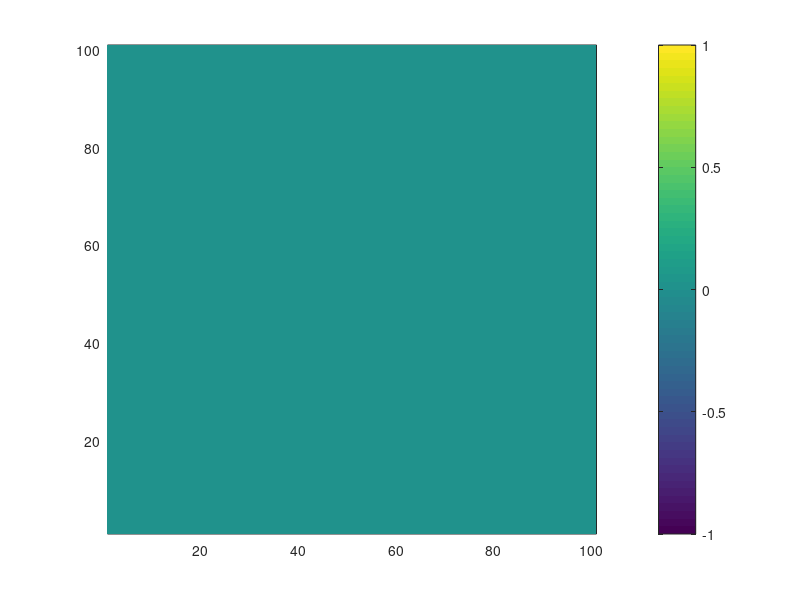

MATLAB code for this plot: (Note: this script raises an error after producing the figure.)
clear();
w = 2*pi*1e9;
c = 299792458;
lambda = 2*pi*c/w;
mu = 4*pi*1e-7;
eps = 1/(c^2*mu);
delta_x = lambda/50;
delta_t = 0.5*delta_x/c;

gridsize = 100;
plotspeed = 3;
tolerance = 1e-15;
m = 2.5;
pmlwidth = 10;

%initialize with blank frame
ez_grid = zeros(gridsize + 1);
ez_x = zeros(gridsize + 1);
ez_y = zeros(gridsize + 1);

hy_grid = zeros(gridsize);
hx_grid = zeros(gridsize);

% testing reflective error of pml
large_ez = zeros(gridsize*3+1);
large_hy = zeros(gridsize*3);
large_hx = zeros(gridsize*3);

% build array of coeffs
eta = sqrt(mu/eps);
sig_e = -log(tolerance)*(m+1)/(2*eta*pmlwidth*delta_x);
sig_m = sig_e*eta*eta;

ca_x = ones(gridsize+1, 1)*delta_t/eps;
cb_x = ones(gridsize+1, 1)*eps/delta_t;
ca_y = ones(gridsize+1, 1)*delta_t/eps;
cb_y = ones(gridsize+1, 1)*eps/delta_t;

da_x = ones(gridsize, 1)*delta_t/mu;
db_x = ones(gridsize, 1)*mu/delta_t;
da_y = ones(gridsize, 1)*delta_t/mu;
db_y = ones(gridsize, 1)*mu/delta_t;


% arrays for pml boundary resable in square grid and uniform boundary
% widths, coeffs increase corresponding to index
% (x)/pmlwidth
for x=1:pmlwidth
    ca_x(pmlwidth + 2 - x, 1) = 1/(eps/delta_t+(sig_e*((x - 1)/pmlwidth).^m)/2);
    ca_x(gridsize - pmlwidth + x, 1) = 1/(eps/delta_t+(sig_e*((x - 1)/pmlwidth).^m)/2); % change index
    cb_x(pmlwidth + 2 - x, 1) = (eps/delta_t-(sig_e*((x - 1)/pmlwidth).^m)/2);
    cb_x(gridsize - pmlwidth + x, 1) = (eps/delta_t-(sig_e*((x - 1)/pmlwidth).^m)/2); % change index

    ca_y(pmlwidth + 2 - x, 1) = 1/(eps/delta_t+(sig_e*((x - 1)/pmlwidth).^m)/2);
    ca_y(gridsize - pmlwidth + x, 1) = 1/(eps/delta_t+(sig_e*((x - 1)/pmlwidth).^m)/2); % change index 
    cb_y(pmlwidth + 2 - x, 1) = (eps/delta_t-(sig_e*((x - 1)/pmlwidth).^m)/2);
    cb_y(gridsize - pmlwidth + x, 1) = (eps/delta_t-(sig_e*((x - 1)/pmlwidth).^m)/2); % change index
        
    da_x(pmlwidth + 1 - x, 1) = 1/(mu/delta_t+sig_m*((x - 0.5)/pmlwidth).^m/2);
    da_x(gridsize - pmlwidth + x, 1) = 1/(mu/delta_t+sig_m*((x - 0.5)/pmlwidth).^m/2);
    da_y(pmlwidth + 1 - x, 1) = 1/(mu/delta_t+sig_m*((x - 0.5)/pmlwidth).^m/2); % change index
    da_y(gridsize - pmlwidth + x, 1) = 1/(mu/delta_t+sig_m*((x - 0.5)/pmlwidth).^m/2);
    
    db_x(pmlwidth + 1 - x, 1) = (mu/delta_t-sig_m*((x - 0.5)/pmlwidth).^m/2); 
    db_x(gridsize - pmlwidth + x, 1) = (mu/delta_t-sig_m*((x - 0.5)/pmlwidth).^m/2); 
    db_y(pmlwidth + 1 - x, 1) = (mu/delta_t-sig_m*((x - 0.5)/pmlwidth).^m/2); 
    db_y(gridsize - pmlwidth + x, 1) = (mu/delta_t-sig_m*((x - 0.5)/pmlwidth).^m/2); 
end

% initial frame
imagesc(ez_grid);
pcolor(ez_grid');
shading flat;
% surf(ez_grid, 'edgecolor', 'none');
view(2);
daspect([1,1,1]);
colorbar;
clim([-0.2,0.2]);
getframe;
pause(0.1*plotspeed)


for t=1:300
    %update e with previous e data and 1/2 frame data of h
    
    % soft source
    for x=2:gridsize
        for y=2:gridsize
            ez_x(x,y) = ca_y(y, 1)*(cb_y(y, 1)*ez_x(x,y)+(hx_grid(x,y-1)-hx_grid(x,y))/delta_x);
            ez_y(x,y) = ca_x(x, 1)*(cb_x(x, 1)*ez_y(x,y)+(hy_grid(x,y)-hy_grid(x-1,y))/delta_x);
            ez_grid(x,y) =  ez_y(x,y) + ez_x(x,y);
        end
    end
    ez_grid(gridsize/2,gridsize/2) = exp(-((t-100)/30)^2)*sin(w*(t-100)*delta_t) + ez_grid(gridsize,gridsize);

    % update h with previous h data and 1/2 frame data of e
    for x=1:gridsize
        for y=1:gridsize
            hy_grid(x,y) = da_x(x, 1)*(db_x(x, 1)*hy_grid(x,y)+(ez_grid(x+1,y)-ez_grid(x,y))/delta_x);
            hx_grid(x,y) = da_y(y, 1)*(db_y(y, 1)*hx_grid(x,y)+(ez_grid(x,y)-ez_grid(x,y+1))/delta_x);
        end
    end


    for x=2:gridsize*3
        for y=2:gridsize*3
            large_ez(x,y) = delta_t/(delta_x*eps)*(large_hy(x,y)-large_hy(x-1,y)-large_hx(x,y)+large_hx(x,y-1))+large_ez(x,y);
        end
    end
    
    large_ez(gridsize*3/2,gridsize*3/2) = large_ez(gridsize*3/2, gridsize*3/2) + exp(-((t-100)/30)^2)*sin(w*(t-100)*delta_t);
    
    for x=1:gridsize*3
        for y=1:gridsize*3
            large_hy(x,y) = large_hy(x,y)+delta_t/(delta_x*mu)*(large_ez(x+1,y)-large_ez(x,y));
            large_hx(x,y) = large_hx(x,y)+delta_t/(delta_x*mu)*(large_ez(x,y)-large_ez(x,y+1));
        end
    end
    
    submatrix = large_ez(gridsize+1:gridsize*2+1, gridsize+1:gridsize*2+1);
   
    if mod(t, plotspeed)==0
        imagesc(ez_grid);
        pcolor(ez_grid');
        % imagesc(large_ez);
        % pcolor(large_ez');
        shading flat;
        % surf(ez_grid, 'edgecolor', 'none');
        view(2);
        daspect([1,1,1]);
        colorbar;
        clim([-0.2,0.2]);
        
        getframe;
        pause(0.1*plotspeed)
    end
end
